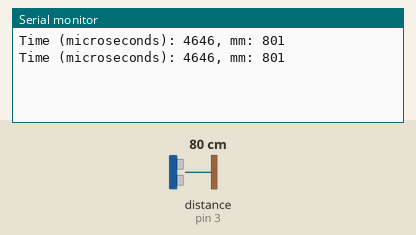
This sketch was run on a simulated Arduino Uno, built with avr-gcc and run on an emulated ATmega328P. Parts: the last lines printed to the serial monitor. Wiring (inferred from the names in the program): ultrasonic range finder: trigger pin 2; echo pin 3. Inputs (shaded band) come from the test bench; at power-on: distance to the obstacle (sensor on pin 3) 80 cm. The echo pulse lasts 58.3 µs per cm.

Above: at 1.8 s.
1.9 s: distance to the obstacle (sensor on pin 3) set to 2 cm
At 2.8 s:
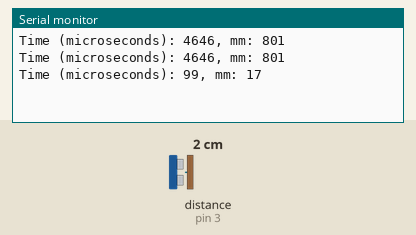
3.4 s: distance to the obstacle (sensor on pin 3) set to 4 cm
At 4.8 s:
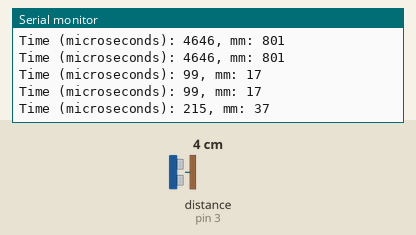
Timing chart, 0 to 6.4 s (numbered marks = the images above; inputs shaded):
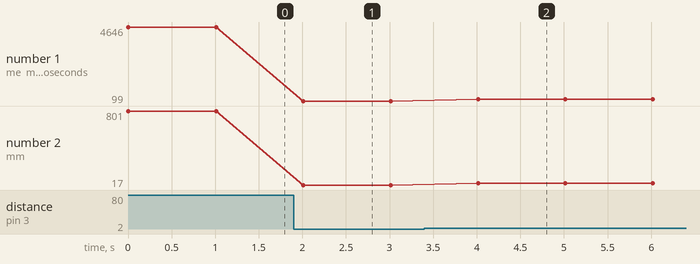

The sketch:

_Ultrasonic_Test.ino
```cpp
unsigned int ul_Echo_Time=0;

const int ci_Ultrasonic_Ping=2;
const int ci_Ultrasonic_Data=3;


void setup() {
  // put your setup code here, to run once:
  Serial.begin(9600);
  pinMode(ci_Ultrasonic_Ping,OUTPUT);
  pinMode(ci_Ultrasonic_Data,INPUT);

}

void loop() {
  // put your main code here, to run repeatedly:
  Ping();
}

void Ping(){
    //Ping Ultrasonic
  //Send the Ultrasonic Range Finder a 10 microsecond pulse per tech spec
  digitalWrite(ci_Ultrasonic_Ping, HIGH);
  delayMicroseconds(10);  //The 10 microsecond pause where the pulse in "high"
  digitalWrite(ci_Ultrasonic_Ping, LOW);
  //use command pulseIn to listen to Ultrasonic_Data pin to record the
  //time that it takes from when the Pin goes HIGH until it goes LOW
  ul_Echo_Time = pulseIn(ci_Ultrasonic_Data, HIGH, 10000);

  // Print Sensor Readings
//#ifdef DEBUG_ULTRASONIC
  Serial.print("Time (microseconds): ");
  Serial.print(ul_Echo_Time, DEC);
//  Serial.print(", Inches: ");
//  Serial.print(ul_Echo_Time/148); //divide time by 148 to get distance in inches
//  Serial.print(", cm: ");
//  Serial.println(ul_Echo_Time/58); //divide time by 58 to get distance in cm
  Serial.print(", mm: ");
  Serial.println(ul_Echo_Time*10/58); //divide time by 58 to get distance in cm
//#endif
  delay(1000);
}
```

Measured:
- after the input at 1.9 s, the serial monitor: prints a new line after 0.11 s (image 1)
- after the input at 3.4 s, the serial monitor: prints a new line after 0.61 s (image 2)
- plotted number 1: 4646 → 99 after the input at 1.9 s, 99 → 215 after the input at 3.4 s
- plotted number 2: 801 → 17 after the input at 1.9 s, 17 → 37 after the input at 3.4 s
